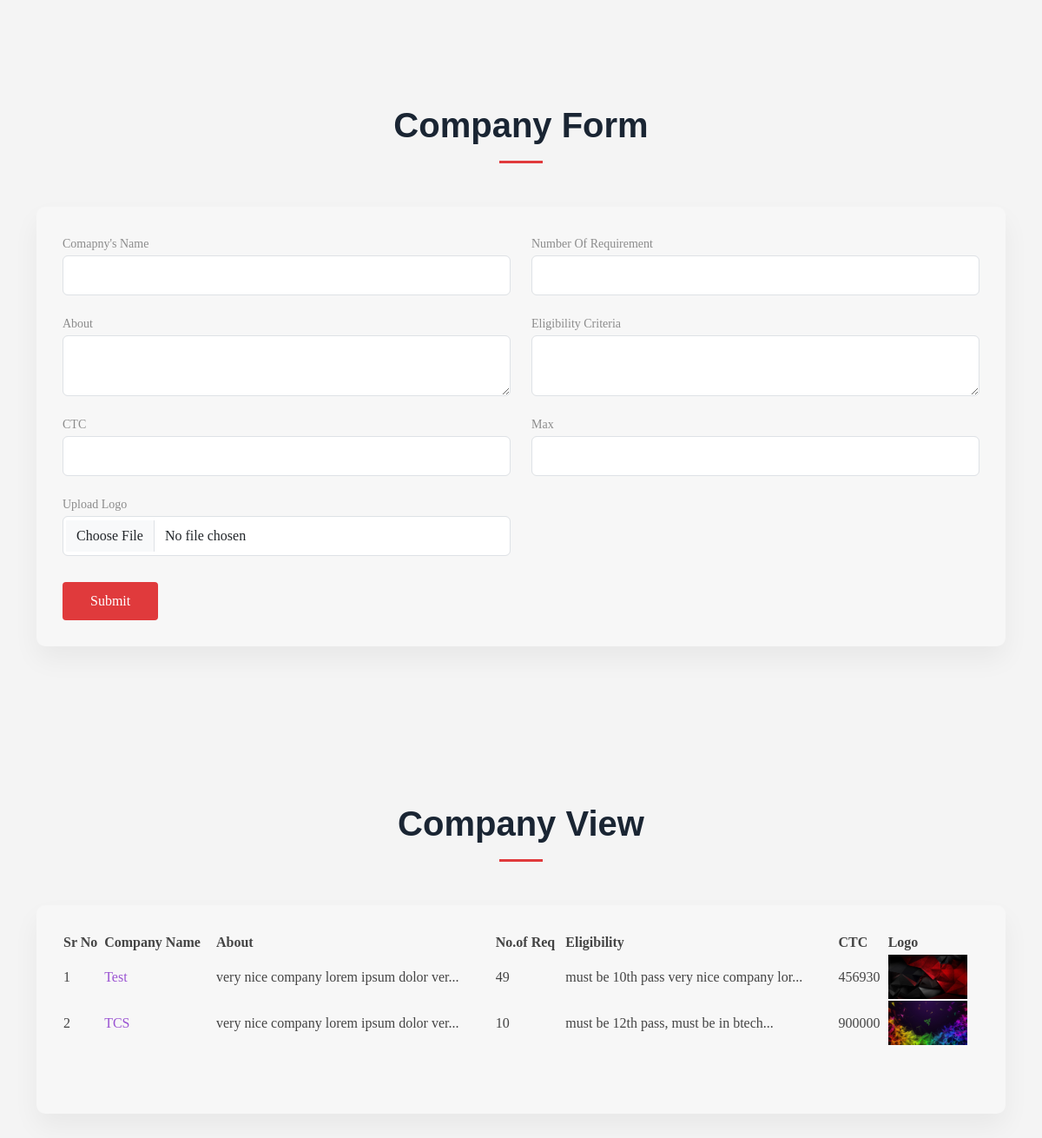
Screenshot of /company-trashform.php with the database file from the repository.
### tables this page shows
CREATE TABLE `trash` (
  `id` int(11) NOT NULL,
  `name` varchar(500) NOT NULL,
  `requirement` varchar(500) NOT NULL,
  `about` text NOT NULL,
  `eligibility` text NOT NULL,
  `ctc` varchar(50) NOT NULL,
  `photo` varchar(500) NOT NULL,
  `max` varchar(50) NOT NULL DEFAULT '0'
);

### company-trashform.php (the view, shortened to what this page needs)
<?php include("./connect.php");
?>
<!DOCTYPE html>
<html lang="en">
<head>
  <link href="https://api.fontshare.com/v2/css?f[]=poppins@900,500,400,300,800,700,600&f[]=hind@400,500&display=swap" rel="stylesheet">
  <link href="assets/vendor/aos/aos.css" rel="stylesheet">
  <link href="assets/vendor/bootstrap/css/bootstrap.min.css" rel="stylesheet">
  <link href="assets/vendor/bootstrap-icons/bootstrap-icons.css" rel="stylesheet">
  <link href="assets/vendor/boxicons/css/boxicons.min.css" rel="stylesheet">
  <link href="assets/vendor/glightbox/css/glightbox.min.css" rel="stylesheet">
  <link href="assets/vendor/remixicon/remixicon.css" rel="stylesheet">
  <link href="assets/vendor/swiper/swiper-bundle.min.css" rel="stylesheet">
  <link href="admin/assets/vendor/datatables/dataTables.bootstrap4.min.css" rel="stylesheet">
  <link href="assets/css/style.css" rel="stylesheet">
</head>
<body>
  <main class="mt-4">
    <section id="register" class="register">
      <div class="container" data-aos="fade-up">
        <div class="section-title">
          <h2 style="text-transform: none;color:#1a2533;font-size: 40px;">Company Form</h2>
        </div>
        <div class="eligibilitycontentcontainer registercontainerreducer">
          <form action="company-trashform.php" method="POST" enctype="multipart/form-data">
            <div class="row" data-aos="fade-up" data-aos-delay="100">
              <div class="col-lg-6 col-md-6 col-sm-12 col-xs-12 form-group">
                <label for="regcompanyname">Comapny's Name</label>
                <input type="text" maxlength="100" name="name" class="form-control" id="regcompanyname" placeholder="" required>
              </div>
              <div class="col-lg-6 col-md-6 col-sm-12 col-xs-12 form-group">
                <label for="reghrname">Number Of Requirement</label>
                <input type="text" maxlength="100" class="form-control" name="requirement" id="reghrname" placeholder="" required>
              </div>
            </div>
            <div class="row" data-aos="fade-up" data-aos-delay="100">
              <div class="col-lg-6 col-md-6 col-sm-12 col-xs-12 form-group">
                <label for="regphone">About</label>
                <textarea class="form-control" name="about" id="regphone" required></textarea>
              </div>
              <div class="col-lg-6 col-md-6 col-sm-12 col-xs-12 form-group">
                <label for="regemail">Eligibility Criteria</label>
                <textarea class="form-control" name="eligibility" id="regemail" placeholder="" required></textarea>
              </div>
              <div class="col-lg-6 col-md-6 col-sm-12 col-xs-12 form-group">
                <label for="regopencount">CTC</label>
                <input type="number" class="form-control" name="ctc" id="regopencount" placeholder="" required>
              </div>
              <div class="col-lg-6 col-md-6 col-sm-12 col-xs-12 form-group">
                <label for="regmax">Max</label>
                <input type="number" class="form-control" name="max" id="regmax" placeholder="" required>
              </div>
              <div class="col-lg-6 col-md-6 col-sm-12 col-xs-12 form-group">
                <label for="regfile">Upload Logo</label>
                <input type="file" class="form-control" name="logo" id="regfile" placeholder="">
              </div>
            </div>
            <button id="regsubmit" name="submit" type="submit">Submit</button>
          </form>
        </div>
      </div>
    </section>
    <section class="register">
      <div class="container" data-aos="fade-up">
        <div class="section-title">
          <h2 style="text-transform: none;color:#1a2533;font-size: 40px;">Company View</h2>
        </div>
        <div class="eligibilitycontentcontainer registercontainerreducer">
            <table id="comp" width="100%">
            <thead>
                <tr>
                    <th>Sr No</th>
                    <th>Company Name</th>
                    <th>About</th>
                    <th>No.of Req</th>
                    <th>Eligibility</th>
                    <th>CTC</th>
                    <th>Logo</th>
                </tr>
            </thead>
            <tbody>
                <?php
                $q = "select * from trash;";
                $r = mysqli_query($conn, $q);
                $i = 1;
                while ($res = $r->fetch_assoc()) {
                    echo "<tr>
                            <td>" . $i . "</td>
                            <td><a style='color:#9A53D2;' href='getcompany.php?companyid=".$res['id']."'>" . $res['name'] . "</a></td>
                            <td>" . substr($res['about'], 0, 39) . "...</td>
                            <td>" . $res['requirement'] . "</td>
                            <td>" . substr($res['eligibility'], 0, 39). "...</td>
                            <td>" . $res['ctc'] . "</td>
                            <td><img src='" . $res['photo'] . "' width='91px'></td>
                        </tr>";
                    $i++;
                }
                ?>
            </tbody>
            </table>
        </div>
      </div>
    </section>
  </main>
</html>

### assets/css/style.css (style rules this page uses)
body { font-family: 'Poppins'; background-color: #f4f4f4; color: #444444; }
a { color: #e03a3c; text-decoration: none; }
h1, h2, h3, h4, h5, h6 { font-family: "poppins", sans-serif; }
section { padding: 60px 0; overflow: hidden; position: relative; }
.section-title { text-align: center; padding-bottom: 30px; position: relative; }
.section-title h2 { font-size: 32px; font-weight: bold; text-transform: uppercase; margin-bottom: 20px; padding-bottom: 20px; position: relative; }
.section-title h2::after { content: ""; position: absolute; display: block; width: 50px; height: 3px; background: #e03a3c; bottom: 0; left: calc(50% - 25px); }
.eligibilitycontentcontainer { transition: 0.3s; padding: 30px; min-height: 240px; border-radius: 10px; background: #f7f7f7!important; box-shadow: 0 15px 30px 0 rgba(0, 0, 0, 0.05); background: var(--color-box-background); transition: 0.3s; }
.register { margin-top: 60px; }
.form-group { margin-bottom: 20px; }
.form-control { padding: 10px 15px; }
#regsubmit { background: #e03a3c; border: 0; padding: 10px 32px; color: #fff; transition: 0.4s; border-radius: 4px; margin-top: 10px; }
label { display: inline-block; color: #8c8c8c; font-size: 14px; margin-bottom: 3px; }

### rows the page displays
trash: name "Test", about "very nice company lorem ipsum dolor ver", requirement "49", eligibility "must be 10th pass very nice company lor", ctc "456930", photo (picture)
trash: name "TCS", about "very nice company lorem ipsum dolor ver", requirement "10", eligibility "must be 12th pass, must be in btech", ctc "900000", photo (picture)
